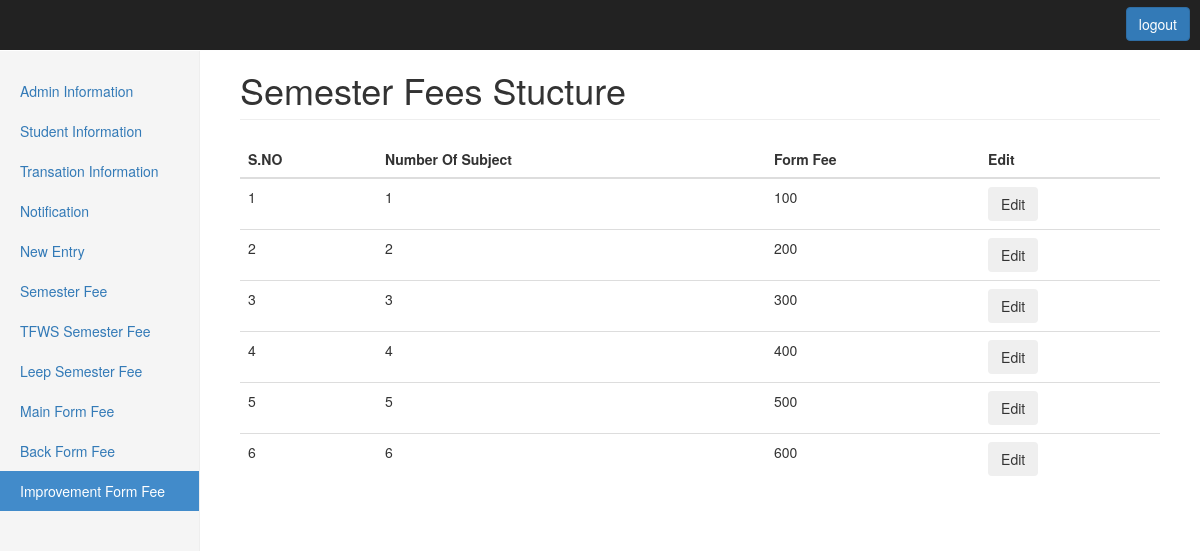
/gcet/improvementForm.php (signed in), run on the app's committed database.
### tables this page shows
CREATE TABLE IF NOT EXISTS `improvementform` (
  `id` int(11) NOT NULL AUTO_INCREMENT,
  `numofsub` int(5) NOT NULL,
  `impFee` int(10) NOT NULL,
  PRIMARY KEY (`id`)
);

### gcet/improvementForm.php (the view, shortened to what this page needs)
?><!DOCTYPE html>
<html lang="en">
   <head>
      <link href="css/bootstrap.min.css" rel="stylesheet">
      <link href="css/dashboard.css" rel="stylesheet">
   </head>
   <body>
      <div class="container-fluid">
         <nav class="navbar navbar-inverse navbar-fixed-top">
         <a href="admin_logout.php">
         <button type="button" class="btn btn-primary" style="float:right; margin-right:10px; margin-top:7px">logout</button></a>
         </nav>
         <div class="row">
            <div class="col-md-2 hidden-xs hidden-sm sidebar ">
               <ul class="nav nav-sidebar ">
                  <li ><a href="admininfo.php">Admin Information</a></li>
                  <li><a href="studentInfo.php">Student Information</a></li>
                  <li><a href="transactionInfo.php">Transation Information</a></li>
                  <li><a href="notification.php">Notification</a></li>
                  <li><a href="student_form.php">New Entry</a></li>
                  <li><a href="semFee.php">Semester Fee</a></li>
                  <li><a href="tfwsFee.php">TFWS Semester Fee</a></li>
                  <li><a href="leepFee.php">Leep Semester Fee</a></li>
                  <li><a href="mainForm.php">Main Form Fee</a></li>
                  <li><a href="backForm.php">Back Form Fee</a></li>
                  <li class="active"><a href="improvementForm.php">Improvement Form Fee</a></li>
               </ul>
            </div>
            <div class=" col-md-10 col-md-offset-2 main">
               <h1 class="page-header">Semester Fees Stucture</h1>
                <div class="col-md-12 personal-info">
               <?php
			    include_once('db_connect.php');
				$result = mysqli_query($conn,"SELECT * FROM `improvementform`");
				$x = 0;
			    $y=0;
			    ?>
              </div>
                  <table class="table">
                     <thead>
                        <tr>
                        	<th>S.NO</th>
                            <th>Number Of Subject</th>
                           <th>Form Fee</th>
                           <th>Edit</th>
                        </tr>
                     </thead>
                     <tbody>
                <?php
                while($data = mysqli_fetch_assoc($result))
                {
                ?>
                        <tr>
                           <td><?php echo $data['id']; ?></td>
                           <td><?php echo $data['numofsub']; ?> </td>
                           <td><?php echo $data['impFee']; ?> </td>
                          <td><button type="button" id="<?php echo $data['id']; ?> ?>" name="Btn<?php echo ++$x; ?>" class="btn btn<?php echo ++$y; ?>" data-toggle="modal" data-target=".bs-modal-lg">Edit</button></td>
                        </tr>
                        <?php } ?>
                     </tbody>
                  </table>
               </div>
               </div>
               </div>
   </body>
</html>

### gcet/css/dashboard.css (style rules this page uses)
body { padding-top: 50px; }
.navbar-fixed-top { border: 0; }
.sidebar { display: none; }
@media (min-width: 768px) { .sidebar { position: fixed; top: 51px; bottom: 0; left: 0; z-index: 1000; display: block; padding: 20px; overflow-x: hidden; overflow-y: auto; background-color: #f5f5f5; border-right: 1px solid #eee; } }
.nav-sidebar { margin-right: -21px; margin-bottom: 20px; margin-left: -20px; }
.nav-sidebar > li > a { padding-right: 20px; padding-left: 20px; }
.nav-sidebar > .active > a, .nav-sidebar > .active > a:hover, .nav-sidebar > .active > a:focus { color: #fff; background-color: #428bca; }
.main { padding: 20px; }
@media (min-width: 768px) { .main { padding-right: 40px; padding-left: 40px; } }
.main .page-header { margin-top: 0; }

### data on the page
improvementform: id "1", numofsub "1", impFee "100"
improvementform: id "2", numofsub "2", impFee "200"
improvementform: id "3", numofsub "3", impFee "300"
improvementform: id "4", numofsub "4", impFee "400"
improvementform: id "5", numofsub "5", impFee "500"
improvementform: id "6", numofsub "6", impFee "600"
